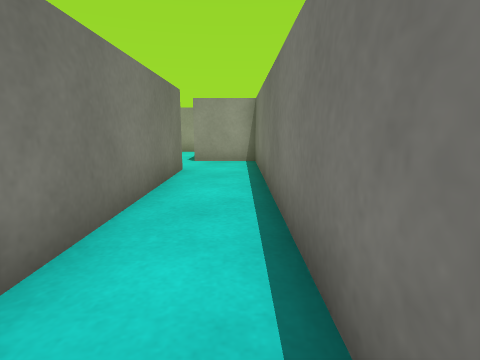
View 1 (above)

17 first-person views from a walk through a scene from a Unity 3-D project. The camera is 0.51 m above the floor, tilts 10° down and sees 80° across. The floor is counted in squares, 0.5 m on a side. Each view is taken from the middle of a square. On the plan, view 1 faces up. The plan holds only what a view shows up to about 12 squares ahead; the rest is blank. The place goes on beyond the plan. Surface patterns are stand-ins for the level's own textures.

View 2
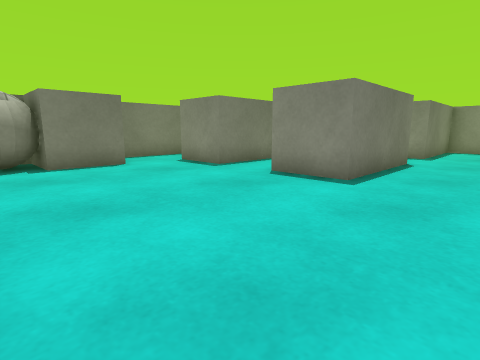

View 3
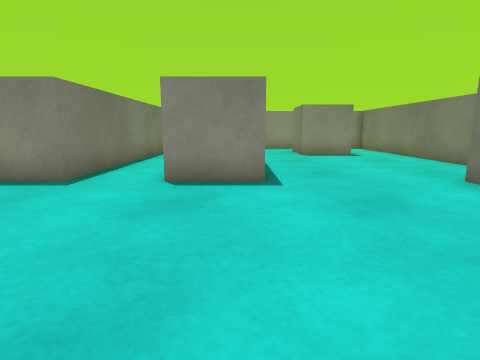

View 4
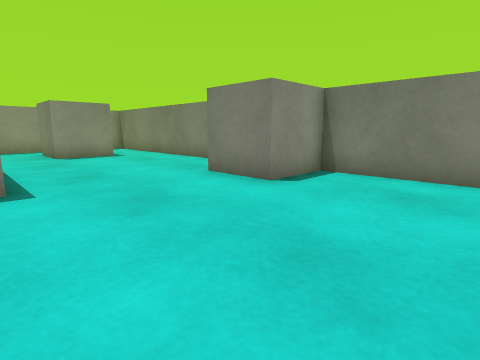

View 5
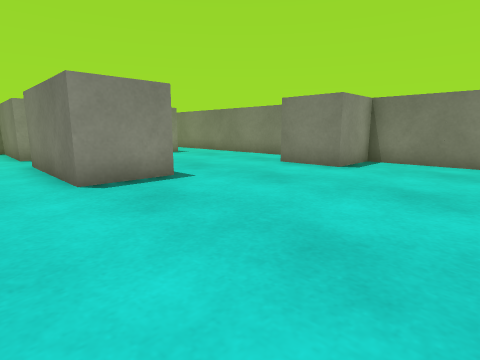

View 6
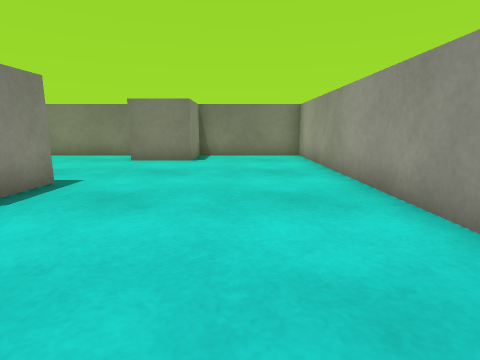

View 7
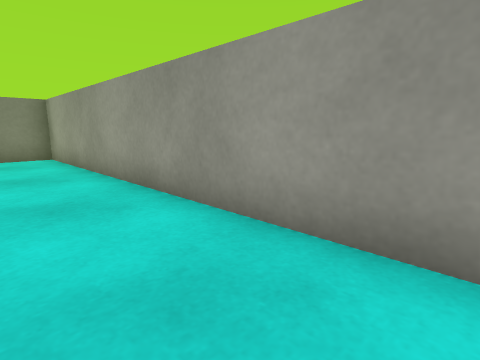

View 8
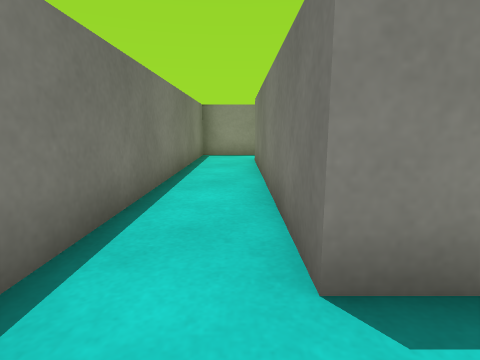

View 9
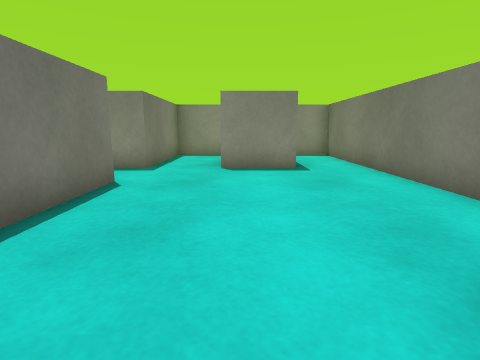

View 10
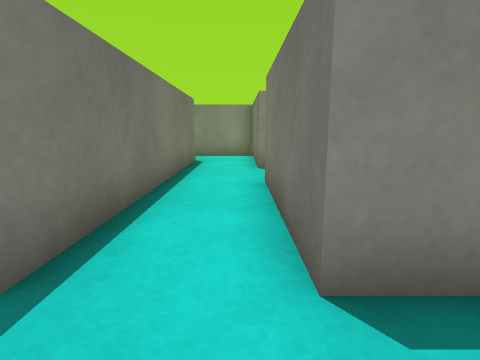

View 11
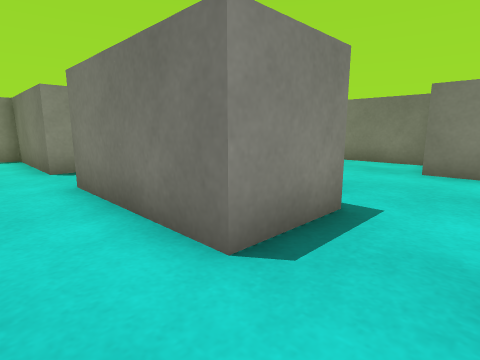

View 12
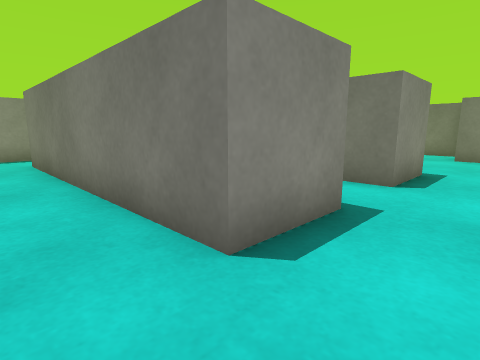

View 13
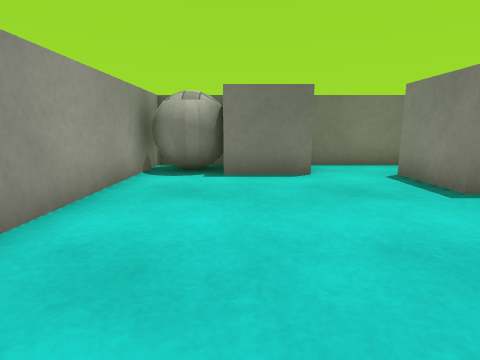

View 14
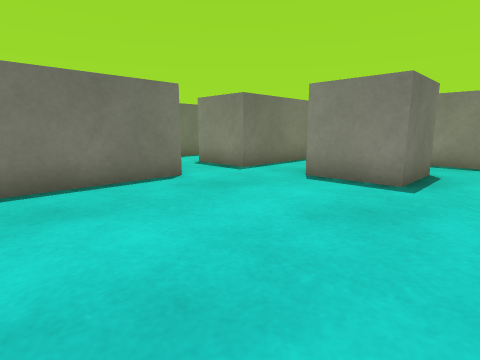

View 15
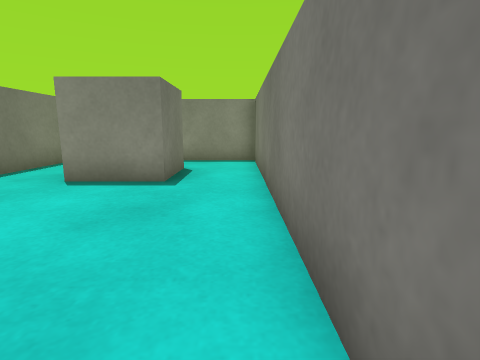

View 16
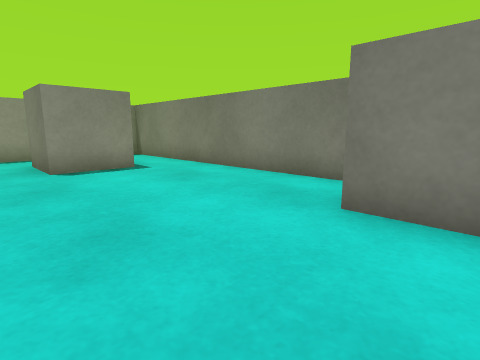

View 17
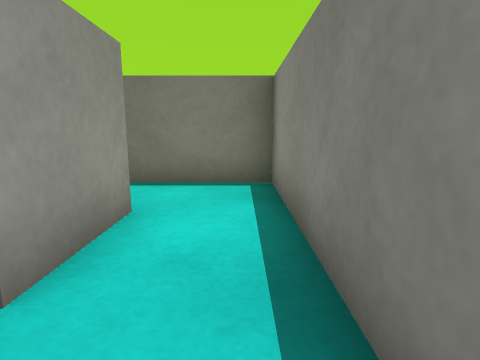

### Floor plan
Points are (right, up) in squares from view 1. A wall is a line through its corners. A room is listed if a view was taken in it or the views show most of it. See-through windows are left out.
Room 1 (views 1, 2, 3, 4, 5, 6, 7, 8, 9, 10, 11, 12, 13, 14, 15, 16)
walls: (-7.5, 3.2) (-7.5, 7.4) (-5.5, 7.4) (-5.5, 3.4); (-13.5, 7.1) (-13.5, -2.6) (-7.5, -2.6) (-7.5, 1.4) (-5.5, 1.4); (-3.5, 1.4) (-3.5, 7.4) (-1.5, 7.4) (-1.5, -0.6); (-11.5, -0.8) (-11.5, 1.4) (-9.5, 1.4) (-9.5, -0.6); (-1.8, 13.4) (-13.5, 13.4) (-13.5, 9.4) (-11.5, 9.4) (-11.5, 7.4); (-1.5, -2.6) (0.5, -2.6) (0.5, 9.4) (-1.5, 9.4) (-1.5, 11.4) (0.5, 11.4) (0.5, 13.4)
ways out: opening at (-4.5, 0.5) to room 2; opening at (-2.5, -1.5) to room 2
objects: ball (-1, 12) to (0, 13)
Room 2 (view 17)
walls: (-1.5, -0.6) (-3.5, -0.6) (-3.5, 1.4); (-5.5, 1.4) (-5.5, -2.6) (-1.5, -2.6)
ways out: opening at (-4.5, 0.5) to room 1; opening at (-2.5, -1.5) to room 1

Positions as (right, up) in squares from view 1, and headings:
1: (0, 0), facing up
2: (-10, 13), facing down-right
3: (-7, 13), facing down
4: (-7, 13), facing down-left
5: (-4, 13), facing down-left
6: (-2, 11), facing left
7: (-2, 11), facing up-left
8: (-1, 9), facing down
9: (-10, 9), facing down
10: (-5, 9), facing down
11: (-4, 9), facing down-left
12: (0, 9), facing down-left
13: (-8, 11), facing right
14: (-13, 7), facing down-right
15: (-13, 7), facing down
16: (-8, 9), facing down-left
17: (-5, -2), facing right
